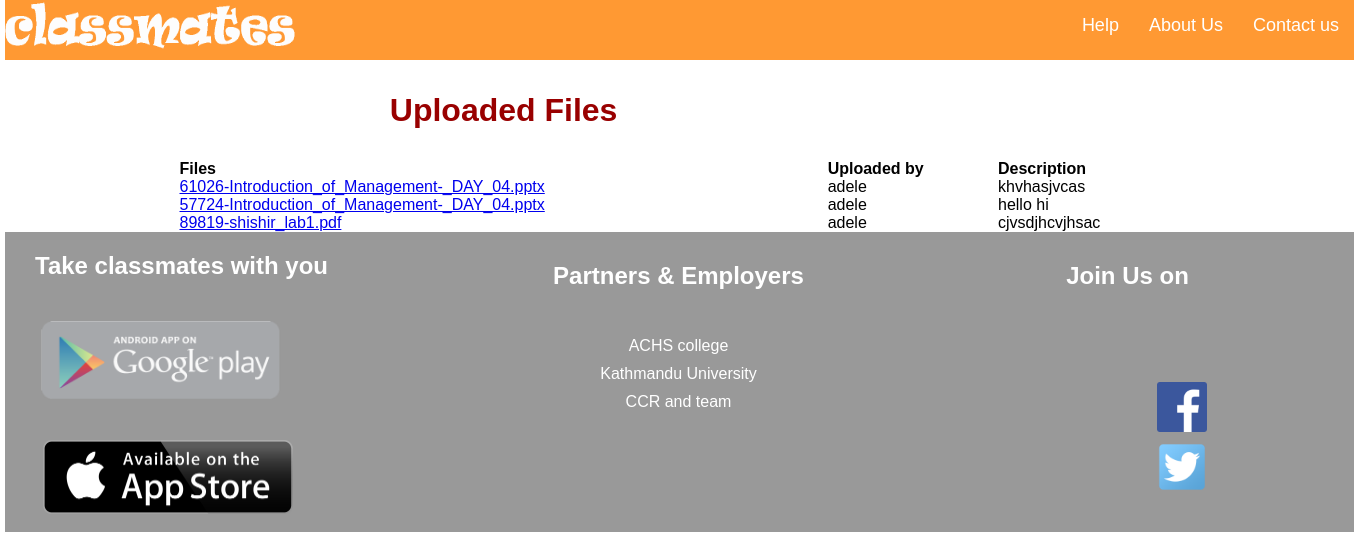
The page /files.php (signed in) on the database its author committed.
### tables this page shows
CREATE TABLE IF NOT EXISTS `tbl_upload` (
  `id` int(11) NOT NULL,
  `user_id` int(11) NOT NULL,
  `description` varchar(500) NOT NULL,
  `upload` varchar(100) NOT NULL,
  `type` varchar(10) NOT NULL,
  `size` int(11) NOT NULL
);

CREATE TABLE IF NOT EXISTS `tbl_user` (
  `id` int(11) NOT NULL,
  `type` enum('student','teacher') NOT NULL,
  `fullname` varchar(100) NOT NULL,
  `email` varchar(100) NOT NULL,
  `username` varchar(100) NOT NULL,
  `password` varchar(100) NOT NULL,
  `Gender` enum('male','female') NOT NULL,
  `college` varchar(100) NOT NULL,
  `faculty` varchar(100) NOT NULL,
  `phone` int(11) NOT NULL,
  `image` varchar(100) NOT NULL
);

### files.php (the view, shortened to what this page needs)
<!DOCTYPE html PUBLIC "-//W3C//DTD XHTML 1.0 Transitional//EN" "http://www.w3.org/TR/xhtml1/DTD/xhtml1-transitional.dtd">
<html xmlns="http://www.w3.org/1999/xhtml">
<head>
<link href="css/nonuser.css" type="text/css" rel="stylesheet" />
</head>
<body>
<div class="wrapper">
	<?php include('include/header.php'); ?>
    <div class="wall">
	<table width="1000" cellpadding="0" cellspacing="0" align="center" border="0">
    <tr>
    <td align="center" height="100"><h1>Uploaded Files</h1></td>
    </tr>
    <tr>
    <td><b>Files</b></td>
    <td><b>Uploaded by</b></td>
    <td><b>Description</b></td>
    </tr>
    <?php
				$q = "SELECT * FROM tbl_upload WHERE id ORDER BY id DESC";
				$result = mysql_query($q);
				$num = mysql_num_rows($result);
				for($i=1; $i<=$num; $i++)
				{
					$row = mysql_fetch_array($result);
					$userid=$row['user_id'];
					$desc = $row['description'];
					$upload = $row['upload'];
				$s="SELECT * FROM tbl_user where id='$userid'";
				$result2=mysql_query($s);
				$row2=mysql_fetch_array($result2);
				$fullname=$row2['fullname'];
		?>
    <tr>
    <td><a href="uploads/<?php echo $upload;?>"><?php echo $upload ?></a></td>
    <td><?php echo $fullname ?></td>
    <td><?php echo $desc ?></td>
    </tr>
    <?php
				}
	?>
    </table>
   </div>
<?php include('include/footer.php');?>
</div>
</body>
</html>

### css/nonuser.css (style rules this page uses)
body { margin:0px; padding:0px; font-family:Tahoma, Geneva, sans-serif; }
.wrapper { height:auto; width:1349px; padding:0px; margin:0 auto; background-color:#F93; }
.wrapper .wall { height:auto; width:100%; background-color:#FFF; }
.wrapper .wall table h1 { color:#900; }

### rows shown on the page
tbl_upload: upload "61026-Introduction_of_Management-_DAY_04.pptx", user.fullname "adele", description "khvhasjvcas"
tbl_upload: upload "57724-Introduction_of_Management-_DAY_04.pptx", user.fullname "adele", description "hello hi"
tbl_upload: upload "89819-shishir_lab1.pdf", user.fullname "adele", description "cjvsdjhcvjhsac"
